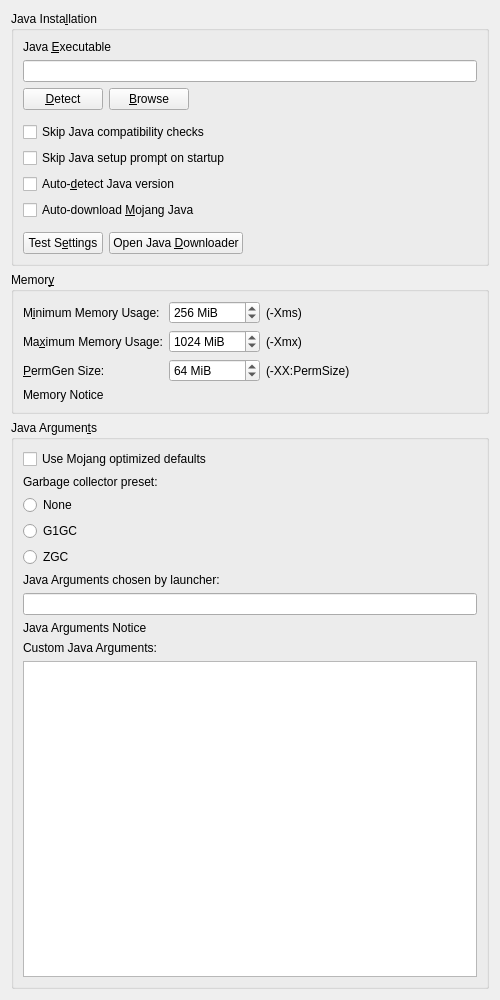
<?xml version="1.0" encoding="UTF-8"?>
<ui version="4.0">
 <class>JavaSettingsWidget</class>
 <widget class="QWidget" name="JavaSettingsWidget">
  <property name="geometry">
   <rect>
    <x>0</x>
    <y>0</y>
    <width>500</width>
    <height>1000</height>
   </rect>
  </property>
  <property name="windowTitle">
   <string>Form</string>
  </property>
  <layout class="QVBoxLayout" name="verticalLayout" stretch="0,0,1">
   <item>
    <widget class="QGroupBox" name="javaInstallationGroupBox">
     <property name="enabled">
      <bool>true</bool>
     </property>
     <property name="title">
      <string>Java Insta&amp;llation</string>
     </property>
     <property name="checkable">
      <bool>false</bool>
     </property>
     <property name="checked">
      <bool>false</bool>
     </property>
     <layout class="QGridLayout" name="gridLayout_2">
      <item row="7" column="0">
       <widget class="QCheckBox" name="autodetectJavaCheckBox">
        <property name="text">
         <string>Auto-&amp;detect Java version</string>
        </property>
       </widget>
      </item>
      <item row="2" column="0">
       <layout class="QHBoxLayout" name="horizontalLayout">
        <item>
         <widget class="QPushButton" name="javaDetectBtn">
          <property name="text">
           <string>&amp;Detect</string>
          </property>
         </widget>
        </item>
        <item>
         <widget class="QPushButton" name="javaBrowseBtn">
          <property name="text">
           <string>&amp;Browse</string>
          </property>
         </widget>
        </item>
        <item>
         <spacer name="horizontalSpacer">
          <property name="orientation">
           <enum>Qt::Horizontal</enum>
          </property>
          <property name="sizeHint" stdset="0">
           <size>
            <width>40</width>
            <height>20</height>
           </size>
          </property>
         </spacer>
        </item>
       </layout>
      </item>
      <item row="10" column="0">
       <layout class="QHBoxLayout" name="horizontalLayout_4">
        <item>
         <widget class="QPushButton" name="javaTestBtn">
          <property name="text">
           <string>Test S&amp;ettings</string>
          </property>
         </widget>
        </item>
        <item>
         <widget class="QPushButton" name="javaDownloadBtn">
          <property name="text">
           <string>Open Java &amp;Downloader</string>
          </property>
         </widget>
        </item>
        <item>
         <spacer name="horizontalSpacer_7">
          <property name="orientation">
           <enum>Qt::Horizontal</enum>
          </property>
          <property name="sizeHint" stdset="0">
           <size>
            <width>0</width>
            <height>0</height>
           </size>
          </property>
         </spacer>
        </item>
       </layout>
      </item>
      <item row="9" column="0">
       <spacer name="verticalSpacer_4">
        <property name="orientation">
         <enum>Qt::Vertical</enum>
        </property>
        <property name="sizeType">
         <enum>QSizePolicy::Fixed</enum>
        </property>
        <property name="sizeHint" stdset="0">
         <size>
          <width>0</width>
          <height>6</height>
         </size>
        </property>
       </spacer>
      </item>
      <item row="8" column="0">
       <widget class="QCheckBox" name="autodownloadJavaCheckBox">
        <property name="toolTip">
         <string>Automatically downloads and selects the Java build recommended by Mojang.</string>
        </property>
        <property name="text">
         <string>Auto-download &amp;Mojang Java</string>
        </property>
       </widget>
      </item>
      <item row="4" column="0">
       <widget class="QCheckBox" name="skipCompatibilityCheckBox">
        <property name="toolTip">
         <string>If enabled, the launcher will not check if an instance is compatible with the selected Java version.</string>
        </property>
        <property name="text">
         <string>Skip Java compatibility checks</string>
        </property>
       </widget>
      </item>
      <item row="1" column="0">
       <widget class="QLineEdit" name="javaPathTextBox"/>
      </item>
      <item row="0" column="0">
       <widget class="QLabel" name="label_4">
        <property name="text">
         <string>Java &amp;Executable</string>
        </property>
        <property name="buddy">
         <cstring>javaPathTextBox</cstring>
        </property>
       </widget>
      </item>
      <item row="5" column="0">
       <widget class="QCheckBox" name="skipWizardCheckBox">
        <property name="toolTip">
         <string>If enabled, the launcher won't prompt you to choose a Java version if one is not found on startup.</string>
        </property>
        <property name="text">
         <string>Skip Java setup prompt on startup</string>
        </property>
       </widget>
      </item>
      <item row="3" column="0">
       <spacer name="verticalSpacer_5">
        <property name="orientation">
         <enum>Qt::Vertical</enum>
        </property>
        <property name="sizeType">
         <enum>QSizePolicy::Fixed</enum>
        </property>
        <property name="sizeHint" stdset="0">
         <size>
          <width>0</width>
          <height>6</height>
         </size>
        </property>
       </spacer>
      </item>
     </layout>
    </widget>
   </item>
   <item>
    <widget class="QGroupBox" name="memoryGroupBox">
     <property name="enabled">
      <bool>true</bool>
     </property>
     <property name="title">
      <string>Memor&amp;y</string>
     </property>
     <property name="checkable">
      <bool>false</bool>
     </property>
     <property name="checked">
      <bool>false</bool>
     </property>
     <layout class="QGridLayout" name="gridLayout">
      <item row="2" column="2">
       <widget class="QLabel" name="label_3">
        <property name="text">
         <string>(-XX:PermSize)</string>
        </property>
       </widget>
      </item>
      <item row="2" column="1">
       <widget class="QSpinBox" name="permGenSpinBox">
        <property name="sizePolicy">
         <sizepolicy hsizetype="Maximum" vsizetype="Fixed">
          <horstretch>0</horstretch>
          <verstretch>0</verstretch>
         </sizepolicy>
        </property>
        <property name="toolTip">
         <string>The amount of memory available to store loaded Java classes.</string>
        </property>
        <property name="suffix">
         <string notr="true"> MiB</string>
        </property>
        <property name="minimum">
         <number>4</number>
        </property>
        <property name="maximum">
         <number>1048576</number>
        </property>
        <property name="singleStep">
         <number>8</number>
        </property>
        <property name="value">
         <number>64</number>
        </property>
       </widget>
      </item>
      <item row="1" column="1">
       <widget class="QSpinBox" name="maxMemSpinBox">
        <property name="sizePolicy">
         <sizepolicy hsizetype="Maximum" vsizetype="Fixed">
          <horstretch>0</horstretch>
          <verstretch>0</verstretch>
         </sizepolicy>
        </property>
        <property name="toolTip">
         <string>The maximum amount of memory Minecraft is allowed to use.</string>
        </property>
        <property name="suffix">
         <string notr="true"> MiB</string>
        </property>
        <property name="minimum">
         <number>8</number>
        </property>
        <property name="maximum">
         <number>1048576</number>
        </property>
        <property name="singleStep">
         <number>128</number>
        </property>
        <property name="value">
         <number>1024</number>
        </property>
       </widget>
      </item>
      <item row="1" column="2">
       <widget class="QLabel" name="label_2">
        <property name="text">
         <string>(-Xmx)</string>
        </property>
       </widget>
      </item>
      <item row="0" column="1">
       <widget class="QSpinBox" name="minMemSpinBox">
        <property name="sizePolicy">
         <sizepolicy hsizetype="Maximum" vsizetype="Fixed">
          <horstretch>0</horstretch>
          <verstretch>0</verstretch>
         </sizepolicy>
        </property>
        <property name="toolTip">
         <string>The amount of memory Minecraft is started with.</string>
        </property>
        <property name="suffix">
         <string notr="true"> MiB</string>
        </property>
        <property name="minimum">
         <number>8</number>
        </property>
        <property name="maximum">
         <number>1048576</number>
        </property>
        <property name="singleStep">
         <number>128</number>
        </property>
        <property name="value">
         <number>256</number>
        </property>
       </widget>
      </item>
      <item row="2" column="0">
       <widget class="QLabel" name="label_11">
        <property name="text">
         <string>&amp;PermGen Size:</string>
        </property>
        <property name="buddy">
         <cstring>permGenSpinBox</cstring>
        </property>
       </widget>
      </item>
      <item row="0" column="2">
       <widget class="QLabel" name="label">
        <property name="text">
         <string>(-Xms)</string>
        </property>
       </widget>
      </item>
      <item row="1" column="0">
       <widget class="QLabel" name="labelMaxMem">
        <property name="text">
         <string>Ma&amp;ximum Memory Usage:</string>
        </property>
        <property name="buddy">
         <cstring>maxMemSpinBox</cstring>
        </property>
       </widget>
      </item>
      <item row="0" column="0">
       <widget class="QLabel" name="labelMinMem">
        <property name="text">
         <string>M&amp;inimum Memory Usage:</string>
        </property>
        <property name="buddy">
         <cstring>minMemSpinBox</cstring>
        </property>
       </widget>
      </item>
      <item row="0" column="3">
       <spacer name="horizontalSpacer_2">
        <property name="orientation">
         <enum>Qt::Horizontal</enum>
        </property>
        <property name="sizeHint" stdset="0">
         <size>
          <width>0</width>
          <height>0</height>
         </size>
        </property>
       </spacer>
      </item>
      <item row="3" column="0" colspan="4">
       <widget class="QLabel" name="labelMaxMemNotice">
        <property name="text">
         <string notr="true">Memory Notice</string>
        </property>
       </widget>
      </item>
     </layout>
    </widget>
   </item>
   <item>
    <widget class="QGroupBox" name="javaArgumentsGroupBox">
     <property name="enabled">
      <bool>true</bool>
     </property>
     <property name="title">
      <string>Java Argumen&amp;ts</string>
     </property>
     <property name="checkable">
      <bool>false</bool>
     </property>
     <property name="checked">
      <bool>false</bool>
     </property>
     <layout class="QGridLayout" name="gridLayout_6">
      <item row="7" column="1">
       <widget class="QLabel" name="argsNoticeLabel">
        <property name="text">
         <string notr="true">Java Arguments Notice</string>
        </property>
       </widget>
      </item>
      <item row="2" column="1">
       <widget class="QRadioButton" name="noPresetRadioButton">
        <property name="text">
         <string>None</string>
        </property>
       </widget>
      </item>
      <item row="3" column="1">
       <widget class="QRadioButton" name="g1gcPresetRadioButton">
        <property name="text">
         <string>G1GC</string>
        </property>
       </widget>
      </item>
      <item row="0" column="1">
       <widget class="QCheckBox" name="optimizedArgsCheckBox">
        <property name="toolTip">
         <string>Some arguments may not be available depending on Java version</string>
        </property>
        <property name="text">
         <string>Use Mojang optimized defaults</string>
        </property>
       </widget>
      </item>
      <item row="9" column="1">
       <widget class="QPlainTextEdit" name="userArgsTextBox"/>
      </item>
      <item row="4" column="1">
       <widget class="QRadioButton" name="zgcPresetRadioButton">
        <property name="text">
         <string>ZGC</string>
        </property>
       </widget>
      </item>
      <item row="5" column="1">
       <widget class="QLabel" name="optimizedArgsLabel">
        <property name="text">
         <string>Java Arguments chosen by launcher:</string>
        </property>
       </widget>
      </item>
      <item row="1" column="1">
       <widget class="QLabel" name="gcPresetLabel">
        <property name="text">
         <string>Garbage collector preset:</string>
        </property>
       </widget>
      </item>
      <item row="8" column="1">
       <widget class="QLabel" name="customArgsLabel">
        <property name="text">
         <string>Custom Java Arguments:</string>
        </property>
       </widget>
      </item>
      <item row="6" column="1">
       <widget class="QLineEdit" name="launcherArgsTextBox">
        <property name="readOnly">
         <bool>true</bool>
        </property>
       </widget>
      </item>
     </layout>
    </widget>
   </item>
  </layout>
 </widget>
 <tabstops>
  <tabstop>javaPathTextBox</tabstop>
  <tabstop>javaDetectBtn</tabstop>
  <tabstop>javaBrowseBtn</tabstop>
  <tabstop>skipCompatibilityCheckBox</tabstop>
  <tabstop>skipWizardCheckBox</tabstop>
  <tabstop>autodetectJavaCheckBox</tabstop>
  <tabstop>autodownloadJavaCheckBox</tabstop>
  <tabstop>javaTestBtn</tabstop>
  <tabstop>javaDownloadBtn</tabstop>
  <tabstop>minMemSpinBox</tabstop>
  <tabstop>maxMemSpinBox</tabstop>
  <tabstop>permGenSpinBox</tabstop>
  <tabstop>userArgsTextBox</tabstop>
 </tabstops>
 <resources/>
 <connections/>
</ui>
